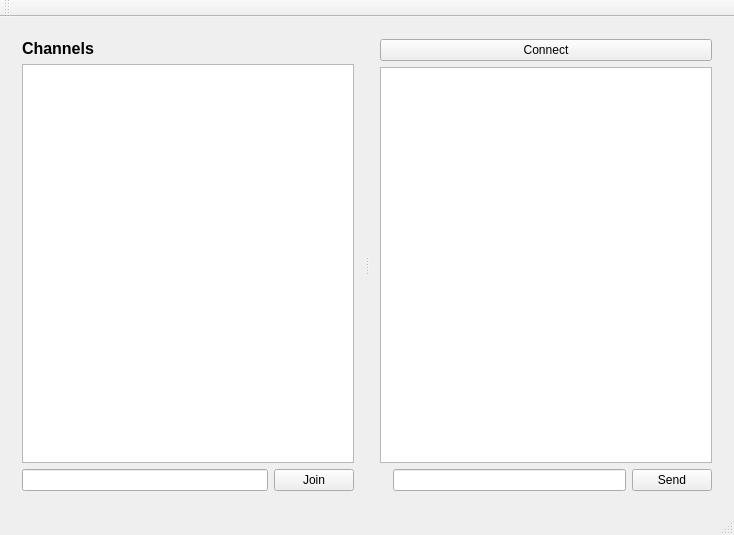
<?xml version="1.0" encoding="UTF-8"?>
<ui version="4.0">
 <class>MainWindow</class>
 <widget class="QMainWindow" name="MainWindow">
  <property name="geometry">
   <rect>
    <x>0</x>
    <y>0</y>
    <width>734</width>
    <height>535</height>
   </rect>
  </property>
  <property name="windowTitle">
   <string>Disconnected</string>
  </property>
  <widget class="QWidget" name="centralWidget">
   <layout class="QVBoxLayout" name="verticalLayout_3">
    <item>
     <widget class="QSplitter" name="splitter">
      <property name="sizePolicy">
       <sizepolicy hsizetype="Expanding" vsizetype="Preferred">
        <horstretch>0</horstretch>
        <verstretch>0</verstretch>
       </sizepolicy>
      </property>
      <property name="frameShape">
       <enum>QFrame::NoFrame</enum>
      </property>
      <property name="orientation">
       <enum>Qt::Horizontal</enum>
      </property>
      <property name="opaqueResize">
       <bool>true</bool>
      </property>
      <property name="handleWidth">
       <number>4</number>
      </property>
      <widget class="QWidget" name="verticalLayoutWidget_2">
       <layout class="QVBoxLayout" name="layout_channels" stretch="0,0,0">
        <property name="sizeConstraint">
         <enum>QLayout::SetMinimumSize</enum>
        </property>
        <item>
         <widget class="QLabel" name="label">
          <property name="sizePolicy">
           <sizepolicy hsizetype="Minimum" vsizetype="Preferred">
            <horstretch>0</horstretch>
            <verstretch>0</verstretch>
           </sizepolicy>
          </property>
          <property name="minimumSize">
           <size>
            <width>100</width>
            <height>0</height>
           </size>
          </property>
          <property name="maximumSize">
           <size>
            <width>16777215</width>
            <height>16777215</height>
           </size>
          </property>
          <property name="baseSize">
           <size>
            <width>150</width>
            <height>0</height>
           </size>
          </property>
          <property name="font">
           <font>
            <pointsize>12</pointsize>
            <weight>75</weight>
            <bold>true</bold>
           </font>
          </property>
          <property name="text">
           <string>Channels</string>
          </property>
          <property name="buddy">
           <cstring>baseChatWindow</cstring>
          </property>
         </widget>
        </item>
        <item>
         <widget class="QListWidget" name="listview_channels">
          <property name="sizePolicy">
           <sizepolicy hsizetype="Minimum" vsizetype="Expanding">
            <horstretch>0</horstretch>
            <verstretch>0</verstretch>
           </sizepolicy>
          </property>
          <property name="minimumSize">
           <size>
            <width>100</width>
            <height>0</height>
           </size>
          </property>
          <property name="maximumSize">
           <size>
            <width>16777215</width>
            <height>16777215</height>
           </size>
          </property>
          <property name="baseSize">
           <size>
            <width>150</width>
            <height>0</height>
           </size>
          </property>
         </widget>
        </item>
        <item>
         <layout class="QHBoxLayout" name="horizontalLayout_2">
          <item>
           <widget class="QLineEdit" name="cInput"/>
          </item>
          <item>
           <widget class="QPushButton" name="cJoin">
            <property name="text">
             <string>Join</string>
            </property>
           </widget>
          </item>
         </layout>
        </item>
       </layout>
      </widget>
      <widget class="QWidget" name="verticalLayoutWidget">
       <layout class="QVBoxLayout" name="verticalLayout">
        <item>
         <widget class="QPushButton" name="btn_connect">
          <property name="text">
           <string>Connect</string>
          </property>
         </widget>
        </item>
        <item>
         <widget class="QTextBrowser" name="baseChatWindow">
          <property name="sizePolicy">
           <sizepolicy hsizetype="Expanding" vsizetype="Expanding">
            <horstretch>0</horstretch>
            <verstretch>0</verstretch>
           </sizepolicy>
          </property>
          <property name="acceptRichText">
           <bool>false</bool>
          </property>
          <property name="textInteractionFlags">
           <set>Qt::LinksAccessibleByMouse|Qt::TextSelectableByKeyboard|Qt::TextSelectableByMouse</set>
          </property>
          <property name="openExternalLinks">
           <bool>true</bool>
          </property>
         </widget>
        </item>
        <item>
         <layout class="QHBoxLayout" name="horizontalLayout">
          <item>
           <widget class="QLabel" name="wChannel">
            <property name="text">
             <string/>
            </property>
           </widget>
          </item>
          <item>
           <widget class="QLineEdit" name="wInput"/>
          </item>
          <item>
           <widget class="QPushButton" name="wSend">
            <property name="text">
             <string>Send</string>
            </property>
            <property name="autoDefault">
             <bool>false</bool>
            </property>
            <property name="default">
             <bool>false</bool>
            </property>
           </widget>
          </item>
         </layout>
        </item>
       </layout>
      </widget>
     </widget>
    </item>
   </layout>
  </widget>
  <widget class="QMenuBar" name="menuBar">
   <property name="geometry">
    <rect>
     <x>0</x>
     <y>0</y>
     <width>734</width>
     <height>18</height>
    </rect>
   </property>
  </widget>
  <widget class="QToolBar" name="mainToolBar">
   <attribute name="toolBarArea">
    <enum>TopToolBarArea</enum>
   </attribute>
   <attribute name="toolBarBreak">
    <bool>false</bool>
   </attribute>
  </widget>
  <widget class="QStatusBar" name="statusBar"/>
 </widget>
 <layoutdefault spacing="6" margin="11"/>
 <tabstops>
  <tabstop>btn_connect</tabstop>
  <tabstop>baseChatWindow</tabstop>
  <tabstop>cJoin</tabstop>
  <tabstop>wSend</tabstop>
  <tabstop>cInput</tabstop>
 </tabstops>
 <resources/>
 <connections/>
</ui>
